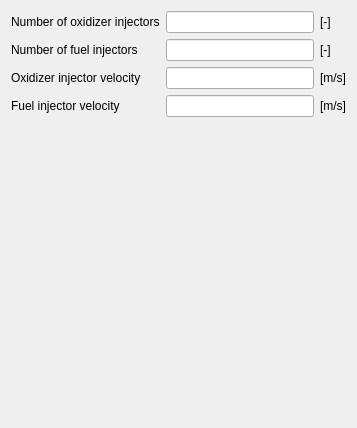
            <widget class="QWidget" name="scrollAreaWidgetContents_14">
             <property name="geometry">
              <rect>
               <x>0</x>
               <y>0</y>
               <width>357</width>
               <height>428</height>
              </rect>
             </property>
             <layout class="QGridLayout" name="gridLayout_12">
              <item row="0" column="1">
               <widget class="QLineEdit" name="line_n_oxinj">
                <property name="readOnly">
                 <bool>true</bool>
                </property>
               </widget>
              </item>
              <item row="0" column="2">
               <widget class="QLabel" name="label_no_9">
                <property name="text">
                 <string>[-]</string>
                </property>
               </widget>
              </item>
              <item row="1" column="1">
               <widget class="QLineEdit" name="line_n_finj">
                <property name="readOnly">
                 <bool>true</bool>
                </property>
               </widget>
              </item>
              <item row="1" column="0">
               <widget class="QLabel" name="label_n_finj">
                <property name="text">
                 <string>Number of fuel injectors</string>
                </property>
               </widget>
              </item>
              <item row="1" column="2">
               <widget class="QLabel" name="label_no_10">
                <property name="text">
                 <string>[-]</string>
                </property>
               </widget>
              </item>
              <item row="4" column="0">
               <spacer name="verticalSpacer_10">
                <property name="orientation">
                 <enum>Qt::Vertical</enum>
                </property>
                <property name="sizeHint" stdset="0">
                 <size>
                  <width>20</width>
                  <height>253</height>
                 </size>
                </property>
               </spacer>
              </item>
              <item row="0" column="0">
               <widget class="QLabel" name="label_n_oxinj">
                <property name="text">
                 <string>Number of oxidizer injectors</string>
                </property>
               </widget>
              </item>
              <item row="2" column="0">
               <widget class="QLabel" name="label_vel_ox">
                <property name="text">
                 <string>Oxidizer injector velocity</string>
                </property>
               </widget>
              </item>
              <item row="3" column="0">
               <widget class="QLabel" name="label_vel_fuel">
                <property name="text">
                 <string>Fuel injector velocity</string>
                </property>
               </widget>
              </item>
              <item row="2" column="2">
               <widget class="QLabel" name="label_ms_2">
                <property name="text">
                 <string>[m/s]</string>
                </property>
               </widget>
              </item>
              <item row="3" column="2">
               <widget class="QLabel" name="label_ms_3">
                <property name="text">
                 <string>[m/s]</string>
                </property>
               </widget>
              </item>
              <item row="2" column="1">
               <widget class="QLineEdit" name="line_vel_ox">
                <property name="readOnly">
                 <bool>true</bool>
                </property>
               </widget>
              </item>
              <item row="3" column="1">
               <widget class="QLineEdit" name="line_vel_fuel">
                <property name="readOnly">
                 <bool>true</bool>
                </property>
               </widget>
              </item>
             </layout>
            </widget>
